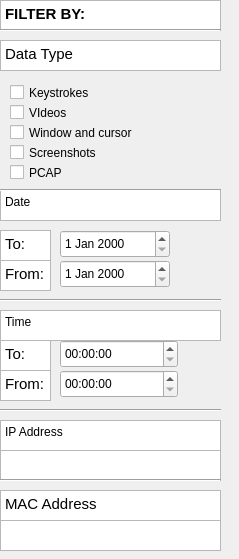
    <widget class="QWidget" name="scrollAreaWidgetContents_2">
     <property name="geometry">
      <rect>
       <x>0</x>
       <y>0</y>
       <width>239</width>
       <height>559</height>
      </rect>
     </property>
     <widget class="QTextBrowser" name="textBrowser">
      <property name="geometry">
       <rect>
        <x>0</x>
        <y>0</y>
        <width>221</width>
        <height>31</height>
       </rect>
      </property>
      <property name="html">
       <string>&lt;!DOCTYPE HTML PUBLIC &quot;-//W3C//DTD HTML 4.0//EN&quot; &quot;http://www.w3.org/TR/REC-html40/strict.dtd&quot;&gt;
&lt;html&gt;&lt;head&gt;&lt;meta name=&quot;qrichtext&quot; content=&quot;1&quot; /&gt;&lt;style type=&quot;text/css&quot;&gt;
p, li { white-space: pre-wrap; }
&lt;/style&gt;&lt;/head&gt;&lt;body style=&quot; font-family:'Cantarell'; font-size:11pt; font-weight:400; font-style:normal;&quot;&gt;
&lt;p style=&quot; margin-top:0px; margin-bottom:0px; margin-left:0px; margin-right:0px; -qt-block-indent:0; text-indent:0px;&quot;&gt;&lt;span style=&quot; font-weight:600;&quot;&gt;FILTER BY:&lt;/span&gt;&lt;/p&gt;&lt;/body&gt;&lt;/html&gt;</string>
      </property>
     </widget>
     <widget class="QTextBrowser" name="textBrowser_2">
      <property name="geometry">
       <rect>
        <x>0</x>
        <y>40</y>
        <width>221</width>
        <height>31</height>
       </rect>
      </property>
      <property name="html">
       <string>&lt;!DOCTYPE HTML PUBLIC &quot;-//W3C//DTD HTML 4.0//EN&quot; &quot;http://www.w3.org/TR/REC-html40/strict.dtd&quot;&gt;
&lt;html&gt;&lt;head&gt;&lt;meta name=&quot;qrichtext&quot; content=&quot;1&quot; /&gt;&lt;style type=&quot;text/css&quot;&gt;
p, li { white-space: pre-wrap; }
&lt;/style&gt;&lt;/head&gt;&lt;body style=&quot; font-family:'Cantarell'; font-size:11pt; font-weight:400; font-style:normal;&quot;&gt;
&lt;p style=&quot; margin-top:0px; margin-bottom:0px; margin-left:0px; margin-right:0px; -qt-block-indent:0; text-indent:0px;&quot;&gt;Data Type&lt;/p&gt;&lt;/body&gt;&lt;/html&gt;</string>
      </property>
     </widget>
     <widget class="QCheckBox" name="checkBox_2">
      <property name="geometry">
       <rect>
        <x>10</x>
        <y>80</y>
        <width>92</width>
        <height>25</height>
       </rect>
      </property>
      <property name="palette">
       <palette>
        <active>
         <colorrole role="Text">
          <brush brushstyle="SolidPattern">
           <color alpha="255">
            <red>0</red>
            <green>0</green>
            <blue>0</blue>
           </color>
          </brush>
         </colorrole>
         <colorrole role="BrightText">
          <brush brushstyle="SolidPattern">
           <color alpha="255">
            <red>0</red>
            <green>0</green>
            <blue>0</blue>
           </color>
          </brush>
         </colorrole>
         <colorrole role="Base">
          <brush brushstyle="SolidPattern">
           <color alpha="255">
            <red>255</red>
            <green>255</green>
            <blue>255</blue>
           </color>
          </brush>
         </colorrole>
         <colorrole role="PlaceholderText">
          <brush brushstyle="NoBrush">
           <color alpha="128">
            <red>0</red>
            <green>0</green>
            <blue>0</blue>
           </color>
          </brush>
         </colorrole>
        </active>
        <inactive>
         <colorrole role="Text">
          <brush brushstyle="SolidPattern">
           <color alpha="255">
            <red>0</red>
            <green>0</green>
            <blue>0</blue>
           </color>
          </brush>
         </colorrole>
         <colorrole role="BrightText">
          <brush brushstyle="SolidPattern">
           <color alpha="255">
            <red>0</red>
            <green>0</green>
            <blue>0</blue>
           </color>
          </brush>
         </colorrole>
         <colorrole role="Base">
          <brush brushstyle="SolidPattern">
           <color alpha="255">
            <red>255</red>
            <green>255</green>
            <blue>255</blue>
           </color>
          </brush>
         </colorrole>
         <colorrole role="PlaceholderText">
          <brush brushstyle="NoBrush">
           <color alpha="128">
            <red>0</red>
            <green>0</green>
            <blue>0</blue>
           </color>
          </brush>
         </colorrole>
        </inactive>
        <disabled>
         <colorrole role="Text">
          <brush brushstyle="SolidPattern">
           <color alpha="255">
            <red>190</red>
            <green>190</green>
            <blue>190</blue>
           </color>
          </brush>
         </colorrole>
         <colorrole role="BrightText">
          <brush brushstyle="SolidPattern">
           <color alpha="255">
            <red>0</red>
            <green>0</green>
            <blue>0</blue>
           </color>
          </brush>
         </colorrole>
         <colorrole role="Base">
          <brush brushstyle="SolidPattern">
           <color alpha="255">
            <red>33</red>
            <green>36</green>
            <blue>41</blue>
           </color>
          </brush>
         </colorrole>
         <colorrole role="PlaceholderText">
          <brush brushstyle="NoBrush">
           <color alpha="128">
            <red>0</red>
            <green>0</green>
            <blue>0</blue>
           </color>
          </brush>
         </colorrole>
        </disabled>
       </palette>
      </property>
      <property name="text">
       <string>Keystrokes</string>
      </property>
     </widget>
     <widget class="QCheckBox" name="checkBox_3">
      <property name="geometry">
       <rect>
        <x>10</x>
        <y>100</y>
        <width>92</width>
        <height>25</height>
       </rect>
      </property>
      <property name="palette">
       <palette>
        <active>
         <colorrole role="Text">
          <brush brushstyle="SolidPattern">
           <color alpha="255">
            <red>0</red>
            <green>0</green>
            <blue>0</blue>
           </color>
          </brush>
         </colorrole>
         <colorrole role="BrightText">
          <brush brushstyle="SolidPattern">
           <color alpha="255">
            <red>0</red>
            <green>0</green>
            <blue>0</blue>
           </color>
          </brush>
         </colorrole>
         <colorrole role="Base">
          <brush brushstyle="SolidPattern">
           <color alpha="255">
            <red>255</red>
            <green>255</green>
            <blue>255</blue>
           </color>
          </brush>
         </colorrole>
         <colorrole role="PlaceholderText">
          <brush brushstyle="NoBrush">
           <color alpha="128">
            <red>0</red>
            <green>0</green>
            <blue>0</blue>
           </color>
          </brush>
         </colorrole>
        </active>
        <inactive>
         <colorrole role="Text">
          <brush brushstyle="SolidPattern">
           <color alpha="255">
            <red>0</red>
            <green>0</green>
            <blue>0</blue>
           </color>
          </brush>
         </colorrole>
         <colorrole role="BrightText">
          <brush brushstyle="SolidPattern">
           <color alpha="255">
            <red>0</red>
            <green>0</green>
            <blue>0</blue>
           </color>
          </brush>
         </colorrole>
         <colorrole role="Base">
          <brush brushstyle="SolidPattern">
           <color alpha="255">
            <red>255</red>
            <green>255</green>
            <blue>255</blue>
           </color>
          </brush>
         </colorrole>
         <colorrole role="PlaceholderText">
          <brush brushstyle="NoBrush">
           <color alpha="128">
            <red>0</red>
            <green>0</green>
            <blue>0</blue>
           </color>
          </brush>
         </colorrole>
        </inactive>
        <disabled>
         <colorrole role="Text">
          <brush brushstyle="SolidPattern">
           <color alpha="255">
            <red>190</red>
            <green>190</green>
            <blue>190</blue>
           </color>
          </brush>
         </colorrole>
         <colorrole role="BrightText">
          <brush brushstyle="SolidPattern">
           <color alpha="255">
            <red>0</red>
            <green>0</green>
            <blue>0</blue>
           </color>
          </brush>
         </colorrole>
         <colorrole role="Base">
          <brush brushstyle="SolidPattern">
           <color alpha="255">
            <red>33</red>
            <green>36</green>
            <blue>41</blue>
           </color>
          </brush>
         </colorrole>
         <colorrole role="PlaceholderText">
          <brush brushstyle="NoBrush">
           <color alpha="128">
            <red>0</red>
            <green>0</green>
            <blue>0</blue>
           </color>
          </brush>
         </colorrole>
        </disabled>
       </palette>
      </property>
      <property name="text">
       <string>VIdeos</string>
      </property>
     </widget>
     <widget class="QCheckBox" name="checkBox_4">
      <property name="geometry">
       <rect>
        <x>10</x>
        <y>120</y>
        <width>171</width>
        <height>25</height>
       </rect>
      </property>
      <property name="palette">
       <palette>
        <active>
         <colorrole role="Text">
          <brush brushstyle="SolidPattern">
           <color alpha="255">
            <red>0</red>
            <green>0</green>
            <blue>0</blue>
           </color>
          </brush>
         </colorrole>
         <colorrole role="BrightText">
          <brush brushstyle="SolidPattern">
           <color alpha="255">
            <red>0</red>
            <green>0</green>
            <blue>0</blue>
           </color>
          </brush>
         </colorrole>
         <colorrole role="Base">
          <brush brushstyle="SolidPattern">
           <color alpha="255">
            <red>255</red>
            <green>255</green>
            <blue>255</blue>
           </color>
          </brush>
         </colorrole>
         <colorrole role="PlaceholderText">
          <brush brushstyle="NoBrush">
           <color alpha="128">
            <red>0</red>
            <green>0</green>
            <blue>0</blue>
           </color>
          </brush>
         </colorrole>
        </active>
        <inactive>
         <colorrole role="Text">
          <brush brushstyle="SolidPattern">
           <color alpha="255">
            <red>0</red>
            <green>0</green>
            <blue>0</blue>
           </color>
          </brush>
         </colorrole>
         <colorrole role="BrightText">
          <brush brushstyle="SolidPattern">
           <color alpha="255">
            <red>0</red>
            <green>0</green>
            <blue>0</blue>
           </color>
          </brush>
         </colorrole>
         <colorrole role="Base">
          <brush brushstyle="SolidPattern">
           <color alpha="255">
            <red>255</red>
            <green>255</green>
            <blue>255</blue>
           </color>
          </brush>
         </colorrole>
         <colorrole role="PlaceholderText">
          <brush brushstyle="NoBrush">
           <color alpha="128">
            <red>0</red>
            <green>0</green>
            <blue>0</blue>
           </color>
          </brush>
         </colorrole>
        </inactive>
        <disabled>
         <colorrole role="Text">
          <brush brushstyle="SolidPattern">
           <color alpha="255">
            <red>190</red>
            <green>190</green>
            <blue>190</blue>
           </color>
          </brush>
         </colorrole>
         <colorrole role="BrightText">
          <brush brushstyle="SolidPattern">
           <color alpha="255">
            <red>0</red>
            <green>0</green>
            <blue>0</blue>
           </color>
          </brush>
         </colorrole>
         <colorrole role="Base">
          <brush brushstyle="SolidPattern">
           <color alpha="255">
            <red>33</red>
            <green>36</green>
            <blue>41</blue>
           </color>
          </brush>
         </colorrole>
         <colorrole role="PlaceholderText">
          <brush brushstyle="NoBrush">
           <color alpha="128">
            <red>0</red>
            <green>0</green>
            <blue>0</blue>
           </color>
          </brush>
         </colorrole>
        </disabled>
       </palette>
      </property>
      <property name="text">
       <string>Window and cursor</string>
      </property>
     </widget>
     <widget class="QCheckBox" name="checkBox_5">
      <property name="geometry">
       <rect>
        <x>10</x>
        <y>140</y>
        <width>121</width>
        <height>25</height>
       </rect>
      </property>
      <property name="palette">
       <palette>
        <active>
         <colorrole role="Text">
          <brush brushstyle="SolidPattern">
           <color alpha="255">
            <red>0</red>
            <green>0</green>
            <blue>0</blue>
           </color>
          </brush>
         </colorrole>
         <colorrole role="BrightText">
          <brush brushstyle="SolidPattern">
           <color alpha="255">
            <red>0</red>
            <green>0</green>
            <blue>0</blue>
           </color>
          </brush>
         </colorrole>
         <colorrole role="Base">
          <brush brushstyle="SolidPattern">
           <color alpha="255">
            <red>255</red>
            <green>255</green>
            <blue>255</blue>
           </color>
          </brush>
         </colorrole>
         <colorrole role="PlaceholderText">
          <brush brushstyle="NoBrush">
           <color alpha="128">
            <red>0</red>
            <green>0</green>
            <blue>0</blue>
           </color>
          </brush>
         </colorrole>
        </active>
        <inactive>
         <colorrole role="Text">
          <brush brushstyle="SolidPattern">
           <color alpha="255">
            <red>0</red>
            <green>0</green>
            <blue>0</blue>
           </color>
          </brush>
         </colorrole>
         <colorrole role="BrightText">
          <brush brushstyle="SolidPattern">
           <color alpha="255">
            <red>0</red>
            <green>0</green>
            <blue>0</blue>
           </color>
          </brush>
         </colorrole>
         <colorrole role="Base">
          <brush brushstyle="SolidPattern">
           <color alpha="255">
            <red>255</red>
            <green>255</green>
            <blue>255</blue>
           </color>
          </brush>
         </colorrole>
         <colorrole role="PlaceholderText">
          <brush brushstyle="NoBrush">
           <color alpha="128">
            <red>0</red>
            <green>0</green>
            <blue>0</blue>
           </color>
          </brush>
         </colorrole>
        </inactive>
        <disabled>
         <colorrole role="Text">
          <brush brushstyle="SolidPattern">
           <color alpha="255">
            <red>190</red>
            <green>190</green>
            <blue>190</blue>
           </color>
          </brush>
         </colorrole>
         <colorrole role="BrightText">
          <brush brushstyle="SolidPattern">
           <color alpha="255">
            <red>0</red>
            <green>0</green>
            <blue>0</blue>
           </color>
          </brush>
         </colorrole>
         <colorrole role="Base">
          <brush brushstyle="SolidPattern">
           <color alpha="255">
            <red>33</red>
            <green>36</green>
            <blue>41</blue>
           </color>
          </brush>
         </colorrole>
         <colorrole role="PlaceholderText">
          <brush brushstyle="NoBrush">
           <color alpha="128">
            <red>0</red>
            <green>0</green>
            <blue>0</blue>
           </color>
          </brush>
         </colorrole>
        </disabled>
       </palette>
      </property>
      <property name="text">
       <string>Screenshots</string>
      </property>
     </widget>
     <widget class="QCheckBox" name="checkBox_6">
      <property name="geometry">
       <rect>
        <x>10</x>
        <y>160</y>
        <width>121</width>
        <height>25</height>
       </rect>
      </property>
      <property name="palette">
       <palette>
        <active>
         <colorrole role="Text">
          <brush brushstyle="SolidPattern">
           <color alpha="255">
            <red>0</red>
            <green>0</green>
            <blue>0</blue>
           </color>
          </brush>
         </colorrole>
         <colorrole role="BrightText">
          <brush brushstyle="SolidPattern">
           <color alpha="255">
            <red>0</red>
            <green>0</green>
            <blue>0</blue>
           </color>
          </brush>
         </colorrole>
         <colorrole role="Base">
          <brush brushstyle="SolidPattern">
           <color alpha="255">
            <red>255</red>
            <green>255</green>
            <blue>255</blue>
           </color>
          </brush>
         </colorrole>
         <colorrole role="PlaceholderText">
          <brush brushstyle="NoBrush">
           <color alpha="128">
            <red>0</red>
            <green>0</green>
            <blue>0</blue>
           </color>
          </brush>
         </colorrole>
        </active>
        <inactive>
         <colorrole role="Text">
          <brush brushstyle="SolidPattern">
           <color alpha="255">
            <red>0</red>
            <green>0</green>
            <blue>0</blue>
           </color>
          </brush>
         </colorrole>
         <colorrole role="BrightText">
          <brush brushstyle="SolidPattern">
           <color alpha="255">
            <red>0</red>
            <green>0</green>
            <blue>0</blue>
           </color>
          </brush>
         </colorrole>
         <colorrole role="Base">
          <brush brushstyle="SolidPattern">
           <color alpha="255">
            <red>255</red>
            <green>255</green>
            <blue>255</blue>
           </color>
          </brush>
         </colorrole>
         <colorrole role="PlaceholderText">
          <brush brushstyle="NoBrush">
           <color alpha="128">
            <red>0</red>
            <green>0</green>
            <blue>0</blue>
           </color>
          </brush>
         </colorrole>
        </inactive>
        <disabled>
         <colorrole role="Text">
          <brush brushstyle="SolidPattern">
           <color alpha="255">
            <red>190</red>
            <green>190</green>
            <blue>190</blue>
           </color>
          </brush>
         </colorrole>
         <colorrole role="BrightText">
          <brush brushstyle="SolidPattern">
           <color alpha="255">
            <red>0</red>
            <green>0</green>
            <blue>0</blue>
           </color>
          </brush>
         </colorrole>
         <colorrole role="Base">
          <brush brushstyle="SolidPattern">
           <color alpha="255">
            <red>33</red>
            <green>36</green>
            <blue>41</blue>
           </color>
          </brush>
         </colorrole>
         <colorrole role="PlaceholderText">
          <brush brushstyle="NoBrush">
           <color alpha="128">
            <red>0</red>
            <green>0</green>
            <blue>0</blue>
           </color>
          </brush>
         </colorrole>
        </disabled>
       </palette>
      </property>
      <property name="text">
       <string>PCAP</string>
      </property>
     </widget>
     <widget class="QPlainTextEdit" name="plainTextEdit_3">
      <property name="geometry">
       <rect>
        <x>0</x>
        <y>190</y>
        <width>221</width>
        <height>31</height>
       </rect>
      </property>
      <property name="plainText">
       <string>Date</string>
      </property>
     </widget>
     <widget class="QDateEdit" name="dateEdit">
      <property name="geometry">
       <rect>
        <x>60</x>
        <y>230</y>
        <width>110</width>
        <height>28</height>
       </rect>
      </property>
     </widget>
     <widget class="QPlainTextEdit" name="plainTextEdit_4">
      <property name="geometry">
       <rect>
        <x>0</x>
        <y>310</y>
        <width>221</width>
        <height>31</height>
       </rect>
      </property>
      <property name="plainText">
       <string>Time</string>
      </property>
     </widget>
     <widget class="QTimeEdit" name="timeEdit">
      <property name="geometry">
       <rect>
        <x>60</x>
        <y>370</y>
        <width>118</width>
        <height>28</height>
       </rect>
      </property>
     </widget>
     <widget class="QPlainTextEdit" name="plainTextEdit_5">
      <property name="geometry">
       <rect>
        <x>0</x>
        <y>420</y>
        <width>221</width>
        <height>31</height>
       </rect>
      </property>
      <property name="plainText">
       <string>IP Address</string>
      </property>
     </widget>
     <widget class="QTextEdit" name="textEdit">
      <property name="geometry">
       <rect>
        <x>0</x>
        <y>450</y>
        <width>221</width>
        <height>31</height>
       </rect>
      </property>
      <property name="autoFillBackground">
       <bool>false</bool>
      </property>
     </widget>
     <widget class="QTextBrowser" name="textBrowser_6">
      <property name="geometry">
       <rect>
        <x>0</x>
        <y>490</y>
        <width>221</width>
        <height>31</height>
       </rect>
      </property>
      <property name="html">
       <string>&lt;!DOCTYPE HTML PUBLIC &quot;-//W3C//DTD HTML 4.0//EN&quot; &quot;http://www.w3.org/TR/REC-html40/strict.dtd&quot;&gt;
&lt;html&gt;&lt;head&gt;&lt;meta name=&quot;qrichtext&quot; content=&quot;1&quot; /&gt;&lt;style type=&quot;text/css&quot;&gt;
p, li { white-space: pre-wrap; }
&lt;/style&gt;&lt;/head&gt;&lt;body style=&quot; font-family:'Cantarell'; font-size:11pt; font-weight:400; font-style:normal;&quot;&gt;
&lt;p style=&quot; margin-top:0px; margin-bottom:0px; margin-left:0px; margin-right:0px; -qt-block-indent:0; text-indent:0px;&quot;&gt;MAC Address&lt;/p&gt;&lt;/body&gt;&lt;/html&gt;</string>
      </property>
     </widget>
     <widget class="QTextEdit" name="textEdit_2">
      <property name="geometry">
       <rect>
        <x>0</x>
        <y>520</y>
        <width>221</width>
        <height>31</height>
       </rect>
      </property>
      <property name="autoFillBackground">
       <bool>false</bool>
      </property>
     </widget>
     <widget class="Line" name="line">
      <property name="geometry">
       <rect>
        <x>0</x>
        <y>20</y>
        <width>221</width>
        <height>20</height>
       </rect>
      </property>
      <property name="orientation">
       <enum>Qt::Horizontal</enum>
      </property>
     </widget>
     <widget class="Line" name="line_2">
      <property name="geometry">
       <rect>
        <x>0</x>
        <y>180</y>
        <width>221</width>
        <height>20</height>
       </rect>
      </property>
      <property name="orientation">
       <enum>Qt::Horizontal</enum>
      </property>
     </widget>
     <widget class="Line" name="line_3">
      <property name="geometry">
       <rect>
        <x>0</x>
        <y>290</y>
        <width>221</width>
        <height>20</height>
       </rect>
      </property>
      <property name="orientation">
       <enum>Qt::Horizontal</enum>
      </property>
     </widget>
     <widget class="Line" name="line_4">
      <property name="geometry">
       <rect>
        <x>0</x>
        <y>400</y>
        <width>221</width>
        <height>20</height>
       </rect>
      </property>
      <property name="orientation">
       <enum>Qt::Horizontal</enum>
      </property>
     </widget>
     <widget class="Line" name="line_5">
      <property name="geometry">
       <rect>
        <x>0</x>
        <y>470</y>
        <width>221</width>
        <height>20</height>
       </rect>
      </property>
      <property name="orientation">
       <enum>Qt::Horizontal</enum>
      </property>
     </widget>
     <widget class="QTextBrowser" name="textBrowser">
      <property name="geometry">
       <rect>
        <x>0</x>
        <y>340</y>
        <width>51</width>
        <height>31</height>
       </rect>
      </property>
      <property name="html">
       <string>&lt;!DOCTYPE HTML PUBLIC &quot;-//W3C//DTD HTML 4.0//EN&quot; &quot;http://www.w3.org/TR/REC-html40/strict.dtd&quot;&gt;
&lt;html&gt;&lt;head&gt;&lt;meta name=&quot;qrichtext&quot; content=&quot;1&quot; /&gt;&lt;style type=&quot;text/css&quot;&gt;
p, li { white-space: pre-wrap; }
&lt;/style&gt;&lt;/head&gt;&lt;body style=&quot; font-family:'Cantarell'; font-size:11pt; font-weight:400; font-style:normal;&quot;&gt;
&lt;p style=&quot; margin-top:0px; margin-bottom:0px; margin-left:0px; margin-right:0px; -qt-block-indent:0; text-indent:0px;&quot;&gt;To:&lt;/p&gt;&lt;/body&gt;&lt;/html&gt;</string>
      </property>
     </widget>
     <widget class="QTextBrowser" name="textBrowser_2">
      <property name="geometry">
       <rect>
        <x>0</x>
        <y>370</y>
        <width>51</width>
        <height>31</height>
       </rect>
      </property>
      <property name="html">
       <string>&lt;!DOCTYPE HTML PUBLIC &quot;-//W3C//DTD HTML 4.0//EN&quot; &quot;http://www.w3.org/TR/REC-html40/strict.dtd&quot;&gt;
&lt;html&gt;&lt;head&gt;&lt;meta name=&quot;qrichtext&quot; content=&quot;1&quot; /&gt;&lt;style type=&quot;text/css&quot;&gt;
p, li { white-space: pre-wrap; }
&lt;/style&gt;&lt;/head&gt;&lt;body style=&quot; font-family:'Cantarell'; font-size:11pt; font-weight:400; font-style:normal;&quot;&gt;
&lt;p style=&quot; margin-top:0px; margin-bottom:0px; margin-left:0px; margin-right:0px; -qt-block-indent:0; text-indent:0px;&quot;&gt;From:&lt;/p&gt;&lt;/body&gt;&lt;/html&gt;</string>
      </property>
     </widget>
     <widget class="QTimeEdit" name="timeEdit_2">
      <property name="geometry">
       <rect>
        <x>60</x>
        <y>340</y>
        <width>118</width>
        <height>28</height>
       </rect>
      </property>
     </widget>
     <widget class="QTextBrowser" name="textBrowser_3">
      <property name="geometry">
       <rect>
        <x>0</x>
        <y>260</y>
        <width>51</width>
        <height>31</height>
       </rect>
      </property>
      <property name="html">
       <string>&lt;!DOCTYPE HTML PUBLIC &quot;-//W3C//DTD HTML 4.0//EN&quot; &quot;http://www.w3.org/TR/REC-html40/strict.dtd&quot;&gt;
&lt;html&gt;&lt;head&gt;&lt;meta name=&quot;qrichtext&quot; content=&quot;1&quot; /&gt;&lt;style type=&quot;text/css&quot;&gt;
p, li { white-space: pre-wrap; }
&lt;/style&gt;&lt;/head&gt;&lt;body style=&quot; font-family:'Cantarell'; font-size:11pt; font-weight:400; font-style:normal;&quot;&gt;
&lt;p style=&quot; margin-top:0px; margin-bottom:0px; margin-left:0px; margin-right:0px; -qt-block-indent:0; text-indent:0px;&quot;&gt;From:&lt;/p&gt;&lt;/body&gt;&lt;/html&gt;</string>
      </property>
     </widget>
     <widget class="QTextBrowser" name="textBrowser_4">
      <property name="geometry">
       <rect>
        <x>0</x>
        <y>230</y>
        <width>51</width>
        <height>31</height>
       </rect>
      </property>
      <property name="html">
       <string>&lt;!DOCTYPE HTML PUBLIC &quot;-//W3C//DTD HTML 4.0//EN&quot; &quot;http://www.w3.org/TR/REC-html40/strict.dtd&quot;&gt;
&lt;html&gt;&lt;head&gt;&lt;meta name=&quot;qrichtext&quot; content=&quot;1&quot; /&gt;&lt;style type=&quot;text/css&quot;&gt;
p, li { white-space: pre-wrap; }
&lt;/style&gt;&lt;/head&gt;&lt;body style=&quot; font-family:'Cantarell'; font-size:11pt; font-weight:400; font-style:normal;&quot;&gt;
&lt;p style=&quot; margin-top:0px; margin-bottom:0px; margin-left:0px; margin-right:0px; -qt-block-indent:0; text-indent:0px;&quot;&gt;To:&lt;/p&gt;&lt;/body&gt;&lt;/html&gt;</string>
      </property>
     </widget>
     <widget class="QDateEdit" name="dateEdit_2">
      <property name="geometry">
       <rect>
        <x>60</x>
        <y>260</y>
        <width>110</width>
        <height>28</height>
       </rect>
      </property>
     </widget>
    </widget>
